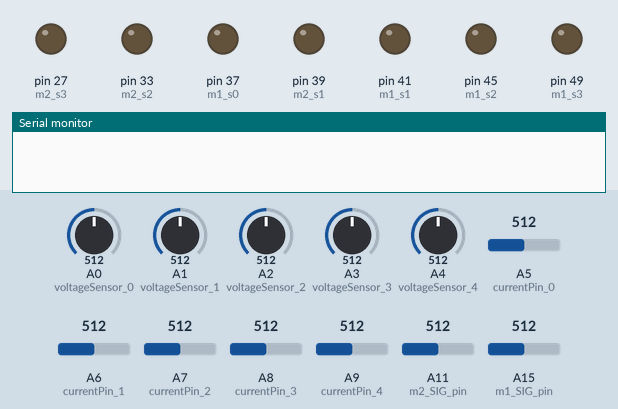
Bench run of a sketch on a simulated Arduino Mega 2560, built with avr-gcc and run on an emulated ATmega2560. Parts: output pins drawn as LEDs (lit = HIGH), the last lines printed to the serial monitor. Inputs (shaded band) come from the test bench; at power-on: A0 (voltageSensor_0) = 512, A1 (voltageSensor_1) = 512, A2 (voltageSensor_2) = 512, A3 (voltageSensor_3) = 512, A4 (voltageSensor_4) = 512, A5 (currentPin_0) = 512, A6 (currentPin_1) = 512, A7 (currentPin_2) = 512, A8 (currentPin_3) = 512, A9 (currentPin_4) = 512, A11 (m2_SIG_pin) = 512, A15 (m1_SIG_pin) = 512.

Above: at 0.07 s.
At 0.83 s:
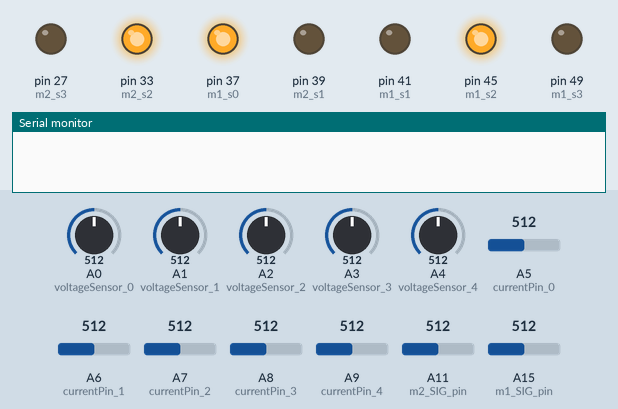
At 1.56 s:
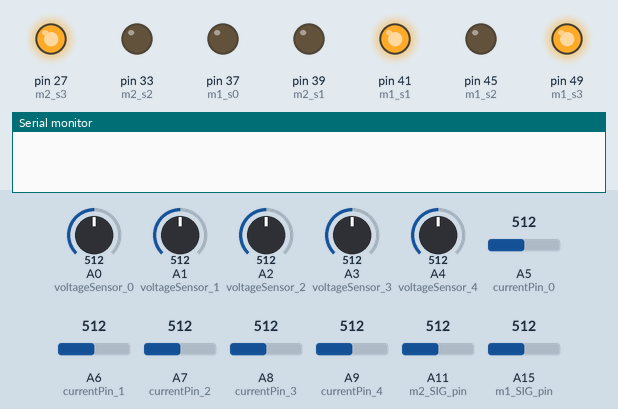
At 2.4 s:
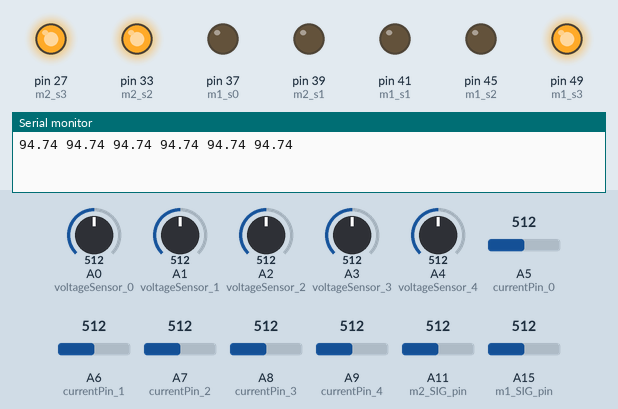
At 4.09 s:
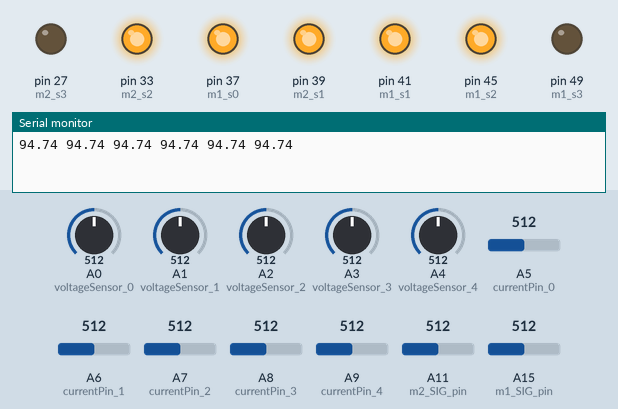
At 6.58 s:
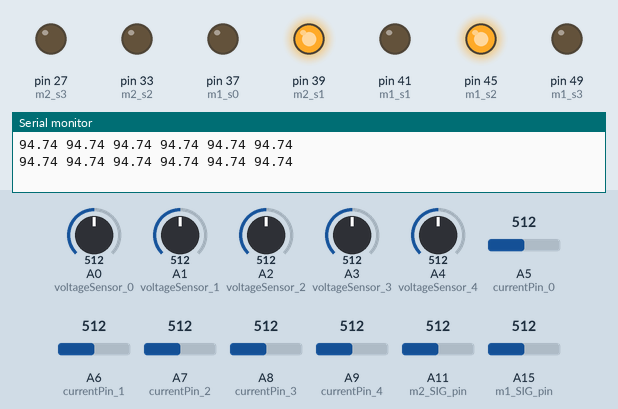
Timing chart, 0 to 6.9 s (numbered marks = the images above):
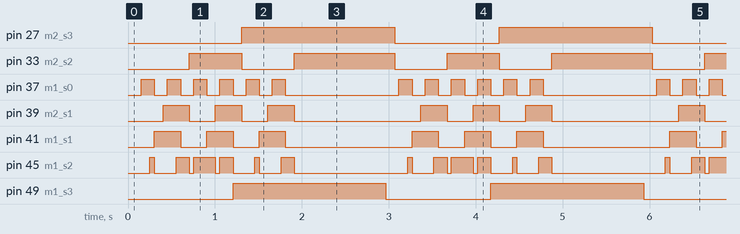

The sketch:

main.ino
```cpp
//Set all pins for temperature, voltage and current sensor
//Initialize array container for all data
//data[] = {temp1-25, voltage1-5, current1-5}
float data[] = {0,0,0,0,0,0,0,0,0,0,0,0,0,0,0,0,0,0,0,0,0,0,0,0,0,0,0,0,0,0,0,0,0,0,0,0};

//Temperature sensor
    //digital pins mux 1
int m1_s0 = 37;
int m1_s1 = 41;
int m1_s2 = 45;
int m1_s3 = 49;

    //Analog pins mux 1
int m1_SIG_pin = 15;

    //digital pins mux 2
int m2_s0 = 45;
int m2_s1 = 39;
int m2_s2 = 33;
int m2_s3 = 27;

    //Analog pins mux 2
int m2_SIG_pin = 11;

    //Initialize parameters
int Vo;
float R1_temp = 1000;
float logR2, R2_temp, T;
float c1 = 1.009249522e-03, c2 = 2.378405444e-04, c3 = 2.019202697e-07;
int j;                      //initialize global variable j

//Voltage sensor
    //hold value from analogRead
int value_0 = 0;
int value_1 = 0;
int value_2 = 0;
int value_3 = 0;
int value_4 = 0;

    //analog pins config
const int voltageSensor_0 = A0;
const int voltageSensor_1 = A1;
const int voltageSensor_2 = A2;
const int voltageSensor_3 = A3;
const int voltageSensor_4 = A4;

    //map value to 0-5V
float vOUT_0 = 0.0;
float vOUT_1 = 0.0;
float vOUT_2 = 0.0;
float vOUT_3 = 0.0;
float vOUT_4 = 0.0;

    //final input voltage to print
float vIN_0 = 0.0;
float vIN_1 = 0.0;
float vIN_2 = 0.0;
float vIN_3 = 0.0;
float vIN_4 = 0.0;

    //Initialize parameters
float R1_volt = 30000.0;
float R2_volt = 7500.0;

//Current sensor
    //hold value from analogRead
int adcValue_0 = 0;
int adcValue_1 = 0;
int adcValue_2 = 0;
int adcValue_3 = 0;
int adcValue_4 = 0;

    //analog pins config
const int currentPin_0 = A5;
const int currentPin_1 = A6;
const int currentPin_2 = A7;
const int currentPin_3 = A8;
const int currentPin_4 = A9;

    //map value to 0-5V
double adcVoltage_0 = 0;
double adcVoltage_1 = 0;
double adcVoltage_2 = 0;
double adcVoltage_3 = 0;
double adcVoltage_4 = 0;

    //final input current to print
double currentValue_0 = 0;
double currentValue_1 = 0;
double currentValue_2 = 0;
double currentValue_3 = 0;
double currentValue_4 = 0;

    //Initialize parameters
int sensitivity = 66;         //sensitivity for ADC
int offsetVoltage = 2500;

void setup(){
  Serial.begin(9600);         //set BAUD rate

  pinMode(m1_s0, OUTPUT);     //setup mux 1 and 2
  pinMode(m1_s1, OUTPUT);
  pinMode(m1_s2, OUTPUT);
  pinMode(m1_s3, OUTPUT);

  digitalWrite(m1_s0, LOW);
  digitalWrite(m1_s1, LOW);
  digitalWrite(m1_s2, LOW);
  digitalWrite(m1_s3, LOW);

  pinMode(m2_s0, OUTPUT);
  pinMode(m2_s1, OUTPUT);
  pinMode(m2_s2, OUTPUT);
  pinMode(m2_s3, OUTPUT);

  digitalWrite(m2_s0, LOW);
  digitalWrite(m2_s1, LOW);
  digitalWrite(m2_s2, LOW);
  digitalWrite(m2_s3, LOW);
}

void loop(){
  //Loop from Temperature, Voltage and Current sensor
  //Loop through and read all 16 values Temperature sensor
  for(j = 0; j < 13; j ++){
    readMux_1(j);                           //check Mux_1 value
    delay(100);                              //add slight delay
    readMux_2(j);
    delay(50);
  }

  //Voltage sensor
  value_0 = analogRead(voltageSensor_0);
  value_1 = analogRead(voltageSensor_1);
  value_2 = analogRead(voltageSensor_2);
  value_3 = analogRead(voltageSensor_3);
  value_4 = analogRead(voltageSensor_4);

  vOUT_0 = (value_0 * 5.0) / 1024.0;
  vOUT_1 = (value_1 * 5.0) / 1024.0;
  vOUT_2 = (value_2 * 5.0) / 1024.0;
  vOUT_3 = (value_3 * 5.0) / 1024.0;
  vOUT_4 = (value_4 * 5.0) / 1024.0;

  vIN_0 = vOUT_0 / (R2_volt/(R1_volt+R2_volt));
  vIN_1 = vOUT_1 / (R2_volt/(R1_volt+R2_volt));
  vIN_2 = vOUT_2 / (R2_volt/(R1_volt+R2_volt));
  vIN_3 = vOUT_3 / (R2_volt/(R1_volt+R2_volt));
  vIN_4 = vOUT_4 / (R2_volt/(R1_volt+R2_volt));

  data[26] = vIN_0;
  data[27] = vIN_1;
  data[28] = vIN_2;
  data[29] = vIN_3;
  data[30] = vIN_4;

  //Current sensor
  adcValue_0 = analogRead(currentPin_0);
  adcValue_1 = analogRead(currentPin_1);
  adcValue_2 = analogRead(currentPin_2);
  adcValue_3 = analogRead(currentPin_3);
  adcValue_4 = analogRead(currentPin_4);

  adcVoltage_0 = (adcValue_0 / 1024.0) * 5000;
  adcVoltage_1 = (adcValue_1 / 1024.0) * 5000;
  adcVoltage_2 = (adcValue_2 / 1024.0) * 5000;
  adcVoltage_3 = (adcValue_3 / 1024.0) * 5000;
  adcVoltage_4 = (adcValue_4 / 1024.0) * 5000;

  currentValue_0 = ((adcVoltage_0 - offsetVoltage) / sensitivity);
  currentValue_1 = ((adcVoltage_1 - offsetVoltage) / sensitivity);
  currentValue_2 = ((adcVoltage_2 - offsetVoltage) / sensitivity);
  currentValue_3 = ((adcVoltage_3 - offsetVoltage) / sensitivity);
  currentValue_4 = ((adcVoltage_4 - offsetVoltage) / sensitivity);

  data[31] = currentValue_0;
  data[32] = currentValue_0;
  data[33] = currentValue_0;
  data[34] = currentValue_0;
  data[35] = currentValue_0;

  //print value
  int loop;

  for(loop = 0; loop < 6; loop++){
    Serial.print((String)data[loop]+" ");
  }
  Serial.println(" ");
  delay(1000);
}

int readMux_1(int channel){
  int controlPin[] = {m1_s0, m1_s1, m1_s2, m1_s3};

  int muxChannel[16][4]={
    {0,0,0,0}, //channel 0
    {1,0,0,0}, //channel 1
    {0,1,0,0}, //channel 2
    {1,1,0,0}, //channel 3
    {0,0,1,0}, //channel 4
    {1,0,1,0}, //channel 5
    {0,1,1,0}, //channel 6
    {1,1,1,0}, //channel 7
    {0,0,0,1}, //channel 8
    {1,0,0,1}, //channel 9
    {0,1,0,1}, //channel 10
    {1,1,0,1}, //channel 11
    {0,0,1,1}, //channel 12
    {1,0,1,1}, //channel 13
    {0,1,1,1}, //channel 14
    {1,1,1,1}  //channel 15
  };

  //loop through the 4 sig
  for(int i = 0; i < 4; i ++){
    digitalWrite(controlPin[i], muxChannel[channel][i]);
  }

  //read the value at the SIG pin
  int val = analogRead(m1_SIG_pin);

  //calculate temperature
  Vo = val;
  R2_temp = R1_temp * (1023.0 / (float)Vo - 1.0);
  logR2 = log(R2_temp);
  T = (1.0 / (c1 + c2*logR2 + c3*logR2*logR2*logR2));
  T = T - 273.15;

  //write temp data to temp1 array
  data[j] = T;
}

int readMux_2(int channel){ //read mux 2
  int controlPin[] = {m2_s0, m2_s1, m2_s2, m2_s3};

  int muxChannel[16][4]={
    {0,0,0,0}, //channel 0
    {1,0,0,0}, //channel 1
    {0,1,0,0}, //channel 2
    {1,1,0,0}, //channel 3
    {0,0,1,0}, //channel 4
    {1,0,1,0}, //channel 5
    {0,1,1,0}, //channel 6
    {1,1,1,0}, //channel 7
    {0,0,0,1}, //channel 8
    {1,0,0,1}, //channel 9
    {0,1,0,1}, //channel 10
    {1,1,0,1}, //channel 11
    {0,0,1,1}, //channel 12
    {1,0,1,1}, //channel 13
    {0,1,1,1}, //channel 14
    {1,1,1,1}  //channel 15
  };

  //loop through the 4 sig
  for(int i = 0; i < 4; i ++){
    digitalWrite(controlPin[i], muxChannel[channel][i]);
  }

  //read the value at the SIG pin
  int val = analogRead(m2_SIG_pin);

  //calculate temperature
  Vo = val;
  R2_temp = R1_temp * (1023.0 / (float)Vo - 1.0);
  logR2 = log(R2_temp);
  T = (1.0 / (c1 + c2*logR2 + c3*logR2*logR2*logR2));
  T = T - 273.15;

  //write temp data to temp2 array
  data[j+13] = T;
}
```

Measured:
- by itself, pin 27 (m2_s3), pin 49 (m1_s3): alternates HIGH for 1.8 s and LOW for 1.2 s
- by itself, pin 33 (m2_s2): repeats every 3.0 s: LOW 0.60 s, HIGH 1.2 s, LOW 0.60 s, HIGH 0.60 s
- by itself, pin 37 (m1_s0): repeats every 3.0 s: 5 × (LOW 0.15 s, HIGH 0.15 s), LOW 1.3 s, HIGH 0.15 s
- by itself, pin 39 (m2_s1), pin 41 (m1_s1): repeats every 3.0 s: 2 × (LOW 0.30 s, HIGH 0.30 s), LOW 1.5 s, HIGH 0.30 s
- by itself, pin 45 (m1_s2): repeats every 3.0 s: LOW 0.25 s, HIGH 0.15 s, LOW 0.05 s, HIGH 0.25 s, LOW 0.05 s, HIGH 0.15 s, LOW 0.25 s, HIGH 0.05 s, LOW 0.25 s, HIGH 0.15 s, LOW 1.3 s, HIGH 0.05 s
